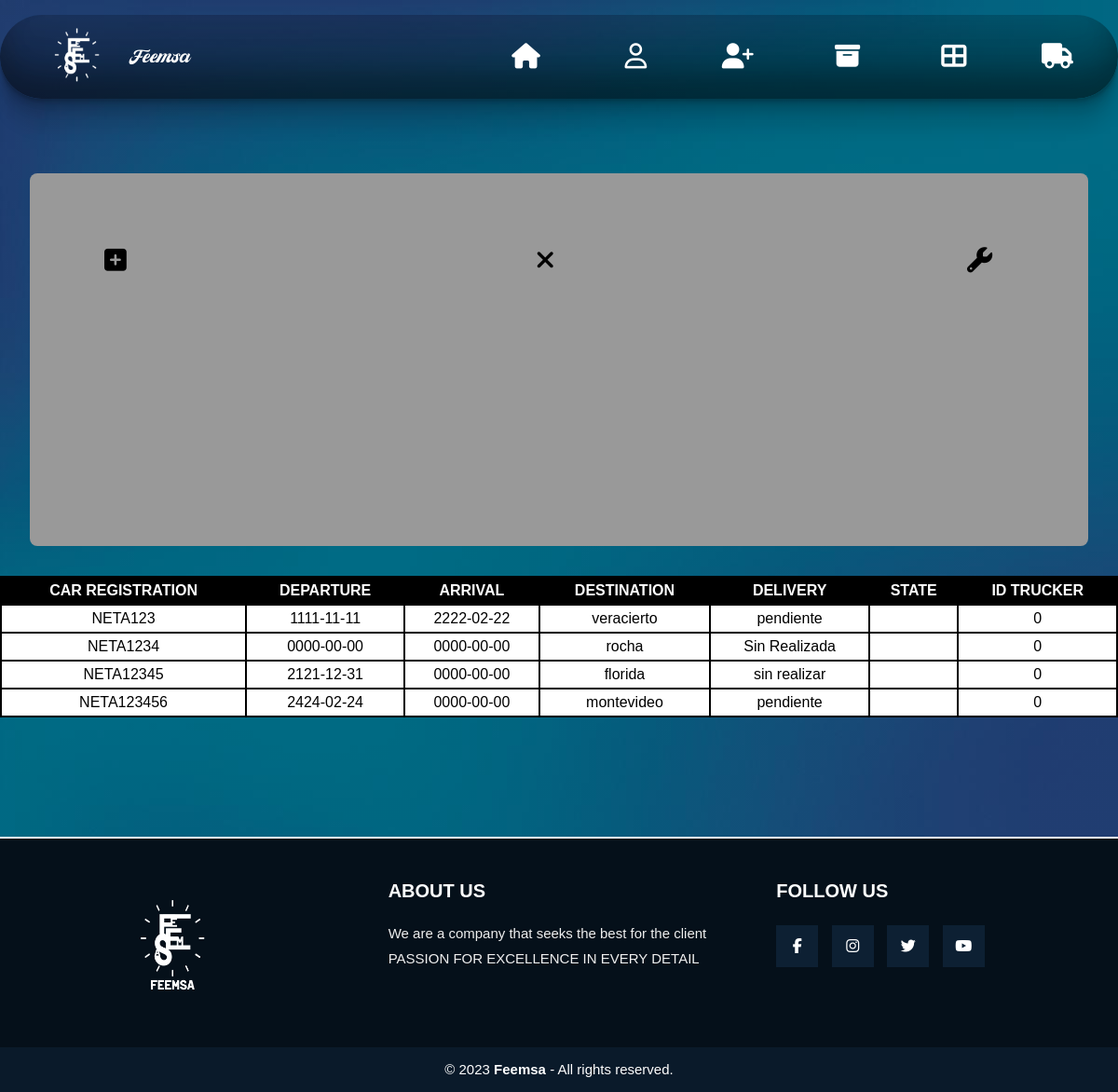
The page /Admin/FrontEnd/adminCamioneta.php (signed in) on the database its author committed.
### tables this page shows
CREATE TABLE `camioneta` (
  `matricula` varchar(100) NOT NULL,
  `partida` date NOT NULL,
  `llegada` date NOT NULL,
  `destino` varchar(100) NOT NULL,
  `entregada` varchar(100) NOT NULL,
  `estado` varchar(100) NOT NULL,
  `idCamionero` int(100) NOT NULL
);

### Admin/FrontEnd/adminCamioneta.php (the view, shortened to what this page needs)
<?php
include('../../apis/server.php');
    ?>
<!DOCTYPE html>
<html lang="en">
<head>
    <link rel="stylesheet" href="../CSS/modAdmin.css">
</head>
<body>
   <div class="container">
    <div class="navbar">
      <img src="../../img/logo.png" class="logo"><a id="femsa">Feemsa</a>
      <nav>
        <ul>
        <li><a id="home" href="IndexAdministrador.php" class="fa fa-home"></a></li>
        <li><a id="home" href="cerrarSessionIndexAdmin.php" class="fa fa-user-o"></a></li>
        <li><a id="home" href="modUsuarios.php" class="fa fa-user-plus"></a></li>
        <li><a id="home" href="ingresarPaqueteAdmin.php" class="fa fa-archive"></a></li>
        <li><a id="home" href="ingresarLoteAdmin.php" class="fa fa-th-large"></a></li>
        <li><a id="home" href="adminCamionCamioneta.php" class="fa fa-truck"></a></li>
    </ul>
      </nav>
    </div>
    <div id="todo">
    <a id="paq" class="fa fa-plus-square"></a>
                <a id="elm" class="fa fa-remove"></a>
                <a id="mod" class="fa fa-wrench"></a>
                    </div>
                    <table border="1" >
		<tr>
			<th>CAR REGISTRATION</th>
			<th>DEPARTURE</th>
            <th>ARRIVAL</th>
			<th>DESTINATION</th>
			<th>DELIVERY</th>
            <th>STATE</th>
            <th>ID TRUCKER</th>
		</tr>
		<?php
		$sql="SELECT * from camioneta";
		$result=mysqli_query($conexion,$sql);
		while($mostrar=mysqli_fetch_array($result)){
		 ?>
		<tr>
			<td><?php echo $mostrar['matricula'] ?></td>
			<td><?php echo $mostrar['partida'] ?></td>
            <td><?php echo $mostrar['llegada'] ?></td>
			<td><?php echo $mostrar['destino'] ?></td>
			<td><?php echo $mostrar['entregada'] ?></td>
            <td><?php echo $mostrar['estado'] ?></td>
            <td><?php echo $mostrar['idCamionero'] ?></td>
		</tr>
	<?php
	}
	 ?>
	</table>
                </div>
  </body>
  <footer class="pie-pagina">
        <div class="grupo-1">
            <div class="box">
                <figure>
                    <a href="#">
                        <img src="../../img/logo (2).png" alt="">
                    </a>
                </figure>
            </div>
            <div class="box">
                <h2>ABOUT US</h2>
                <p>We are a company that seeks the best for the client</p>
                <p>PASSION FOR EXCELLENCE IN EVERY DETAIL</p>
            </div>
            <div class="box">
                <h2>FOLLOW US</h2>
                <div class="red-social">
                    <a href="https://es-la.facebook.com/" class="fa fa-facebook"></a>
                    <a href="https://www.instagram.com/feemsa.oficial/?hl=es" class="fa fa-instagram"></a>
                    <a href="https://twitter.com/feemsaoficial?lang=es" class="fa fa-twitter"></a>
                    <a href="https://www.youtube.com/" class="fa fa-youtube"></a>
                </div>
            </div>
        </div>
        <div class="grupo-2">
            <small>&copy; 2023 <b>Feemsa</b> - All rights reserved.</small>
        </div>
    </footer>
  </body>
</html>

### Admin/CSS/modAdmin.css (style rules this page uses)
* { margin: 0; padding: 0; font-family: sans-serif; }
body { padding-top: 1rem; width:100% ; background-image: linear-gradient(rgba(0,0,0,0.33),rgba(0,0,0,0.33)),url(../../img/fondox.png); height:auto; box-sizing: border-box; }
table { margin-bottom: 8rem; margin-top: 2rem; text-align: center; width: 100%; }
table, th, td { border: 2px solid black; border-collapse: collapse; padding: 2px; }
table, th { color: #fff; background-color: #000; }
table,td { color: #000; background-color: #fff; }
th, td { padding: 5px; }
.navbar { height: 10%; display: flex; align-items: center; background-image: linear-gradient(rgba(0,0,0,0.43),rgba(0,0,0,0.53)),url(../../img/fondox.png); border-radius: 3rem; box-shadow: rgba(0, 0, 0, 0.17) 0px -23px 25px 0px inset, rgba(0, 0, 0, 0.15) 0px -36px 30px 0px inset, rgba(0, 0, 0, 0.1) 0px -79px 40px 0px inset, rgba(0, 0, 0, 0.06) 0px 2px 1px, rgba(0, 0, 0, 0.09) 0px 4px 2px, rgba(0, 0, 0, 0.09) 0px 8px 4px, rgba(0, 0, 0, 0.09) 0px 16px 8px, rgba(0, 0, 0, 0.09) 0px 32px 16px; padding-right: 4%; padding-left: 3%; }
.logo { width: 90px; }
#home { font-size: 1.7rem; width: 50px; cursor: pointer; }
nav { flex: 1; text-align: right; }
nav ul li { list-style: none; display: inline-block; margin-left: 60px; }
nav ul li a { text-decoration: none; color: #fff; font-size: 15px; }
#femsa { color: #fff; font-size: 1.3rem; font-family: Suitnice retro; margin-left: 1rem; margin-top: 0.3rem; }
.pie-pagina { bottom: 0; width: 100%; background-color: #05101a; border-top: 2px solid #fff; }
.pie-pagina .grupo-1 { width: 100%; max-width: 1200px; margin: auto; display:grid; grid-template-columns: repeat(3, 3fr); grid-gap:50px; padding: 45px 0px; }
.pie-pagina .grupo-1 .box figure { width: 100%; height: 100%; display: flex; justify-content: center; align-items: center; }
.pie-pagina .grupo-1 .box figure img { width: 130px; }
.pie-pagina .grupo-1 .box h2 { color: #fff; margin-bottom: 25px; font-size: 20px; }
.pie-pagina .grupo-1 .box p { color: #efefef; margin-bottom: 10px; font-size: 15px; }
.pie-pagina .grupo-1 .red-social a { display: inline-block; text-decoration: none; width: 45px; height: 45px; line-height: 45px; color: #fff; margin-right: 10px; background-color: #0d2033; text-align: center; transition: all 300ms ease; }
.pie-pagina .grupo-2 { background-color: #0a1a2a; padding: 15px 10px; text-align: center; color: #fff; }
.pie-pagina .grupo-2 small { font-size: 15px; }
#todo { margin:2rem; border-radius: 0.5rem; margin-top: 5rem; background-color: #999; height: 15rem; padding: 5rem; padding-top: 5rem; display: flex; justify-content: space-between; }
#paq { font-size: 1.7rem; width: 50px; cursor: pointer; }
#elm { font-size: 1.7rem; width: 50px; cursor: pointer; }
#mod { font-size: 1.7rem; width: 50px; cursor: pointer; }

### rows shown on the page
camioneta: matricula "NETA123", partida "1111-11-11", llegada "2222-02-22", destino "veracierto", entregada "pendiente", idCamionero "0"
camioneta: matricula "NETA1234", partida "0000-00-00", llegada "0000-00-00", destino "rocha", entregada "Sin Realizada", idCamionero "0"
camioneta: matricula "NETA12345", partida "2121-12-31", llegada "0000-00-00", destino "florida", entregada "sin realizar", idCamionero "0"
camioneta: matricula "NETA123456", partida "2424-02-24", llegada "0000-00-00", destino "montevideo", entregada "pendiente", idCamionero "0"
